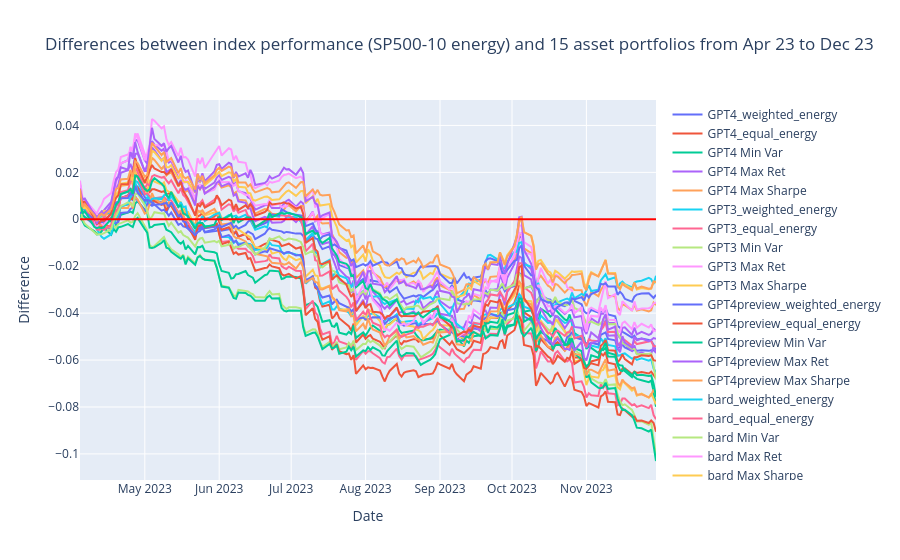

The cell this chart's notebook holds for it:
### Markdown cell above
The table above is used to compose the Table 5.2 with portfolio performances based on out-of-sample cumulative returns.

### Code cell
outsample_data_diff_comp = cumulative_returns_diff_comp.loc[outsample_startdate:outsample_enddate]

fig = go.Figure()

for column in outsample_data_diff_comp.columns:
    fig.add_trace(go.Scatter(x=outsample_data_diff_comp.index.sort_values(),
                                y=outsample_data_diff_comp[column],
                                mode='lines',
                                name=column))

fig.add_trace(go.Scatter(x=outsample_data.index.sort_values(),
                            y=np.array([0] * len(outsample_data)),
                            mode='lines',
                            name=column,
                            line=dict(width=2, color='red')))

num_asset = len(df_sector)
fig.update_layout(
    title=f'Differences between index performance ({full_ticker} {sector_name}) and {num_asset} asset portfolios from Apr 23 to Dec 23',
    xaxis_title='Date',
    yaxis_title='Difference',
    hovermode="x unified"
)

fig.show()

### Figure 1 — Plotly figure (JSON) as saved in the notebook; plotly's stock layout.template omitted (floating-point values rounded to 4 significant figures; data arrays with more than 128 entries replaced by an {"elided": "..."} marker saying what was removed)
{"data": [{"mode": "lines", "name": "GPT4_weighted_energy", "type": "scatter", "x": {"elided": "167 str values"}, "y": {"elided": "167 float values"}}, {"mode": "lines", "name": "GPT4_equal_energy", "type": "scatter", "x": {"elided": "167 str values"}, "y": {"elided": "167 float values"}}, {"mode": "lines", "name": "GPT4 Min Var", "type": "scatter", "x": {"elided": "167 str values"}, "y": {"elided": "167 float values"}}, {"mode": "lines", "name": "GPT4 Max Ret", "type": "scatter", "x": {"elided": "167 str values"}, "y": {"elided": "167 float values"}}, {"mode": "lines", "name": "GPT4 Max Sharpe", "type": "scatter", "x": {"elided": "167 str values"}, "y": {"elided": "167 float values"}}, {"mode": "lines", "name": "GPT3_weighted_energy", "type": "scatter", "x": {"elided": "167 str values"}, "y": {"elided": "167 float values"}}, {"mode": "lines", "name": "GPT3_equal_energy", "type": "scatter", "x": {"elided": "167 str values"}, "y": {"elided": "167 float values"}}, {"mode": "lines", "name": "GPT3 Min Var", "type": "scatter", "x": {"elided": "167 str values"}, "y": {"elided": "167 float values"}}, {"mode": "lines", "name": "GPT3 Max Ret", "type": "scatter", "x": {"elided": "167 str values"}, "y": {"elided": "167 float values"}}, {"mode": "lines", "name": "GPT3 Max Sharpe", "type": "scatter", "x": {"elided": "167 str values"}, "y": {"elided": "167 float values"}}, {"mode": "lines", "name": "GPT4preview_weighted_energy", "type": "scatter", "x": {"elided": "167 str values"}, "y": {"elided": "167 float values"}}, {"mode": "lines", "name": "GPT4preview_equal_energy", "type": "scatter", "x": {"elided": "167 str values"}, "y": {"elided": "167 float values"}}, {"mode": "lines", "name": "GPT4preview Min Var", "type": "scatter", "x": {"elided": "167 str values"}, "y": {"elided": "167 float values"}}, {"mode": "lines", "name": "GPT4preview Max Ret", "type": "scatter", "x": {"elided": "167 str values"}, "y": {"elided": "167 float values"}}, {"mode": "lines", "name": "GPT4preview Max Sharpe", "type": "scatter", "x": {"elided": "167 str values"}, "y": {"elided": "167 float values"}}, {"mode": "lines", "name": "bard_weighted_energy", "type": "scatter", "x": {"elided": "167 str values"}, "y": {"elided": "167 float values"}}, {"mode": "lines", "name": "bard_equal_energy", "type": "scatter", "x": {"elided": "167 str values"}, "y": {"elided": "167 float values"}}, {"mode": "lines", "name": "bard Min Var", "type": "scatter", "x": {"elided": "167 str values"}, "y": {"elided": "167 float values"}}, {"mode": "lines", "name": "bard Max Ret", "type": "scatter", "x": {"elided": "167 str values"}, "y": {"elided": "167 float values"}}, {"mode": "lines", "name": "bard Max Sharpe", "type": "scatter", "x": {"elided": "167 str values"}, "y": {"elided": "167 float values"}}, {"mode": "lines", "name": "claude_weighted_energy", "type": "scatter", "x": {"elided": "167 str values"}, "y": {"elided": "167 float values"}}, {"mode": "lines", "name": "claude_equal_energy", "type": "scatter", "x": {"elided": "167 str values"}, "y": {"elided": "167 float values"}}, {"mode": "lines", "name": "claude Min Var", "type": "scatter", "x": {"elided": "167 str values"}, "y": {"elided": "167 float values"}}, {"mode": "lines", "name": "claude Max Ret", "type": "scatter", "x": {"elided": "167 str values"}, "y": {"elided": "167 float values"}}, {"mode": "lines", "name": "claude Max Sharpe", "type": "scatter", "x": {"elided": "167 str values"}, "y": {"elided": "167 float values"}}, {"line": {"color": "red", "width": 2}, "mode": "lines", "name": "claude Max Sharpe", "type": "scatter", "x": {"elided": "167 str values"}, "y": {"elided": "167 int values"}}], "layout": {"hovermode": "x unified", "title": {"text": "Differences between index performance (SP500-10 energy) and 15 asset portfolios from Apr 23 to Dec 23"}, "xaxis": {"title": {"text": "Date"}}, "yaxis": {"title": {"text": "Difference"}}}}
